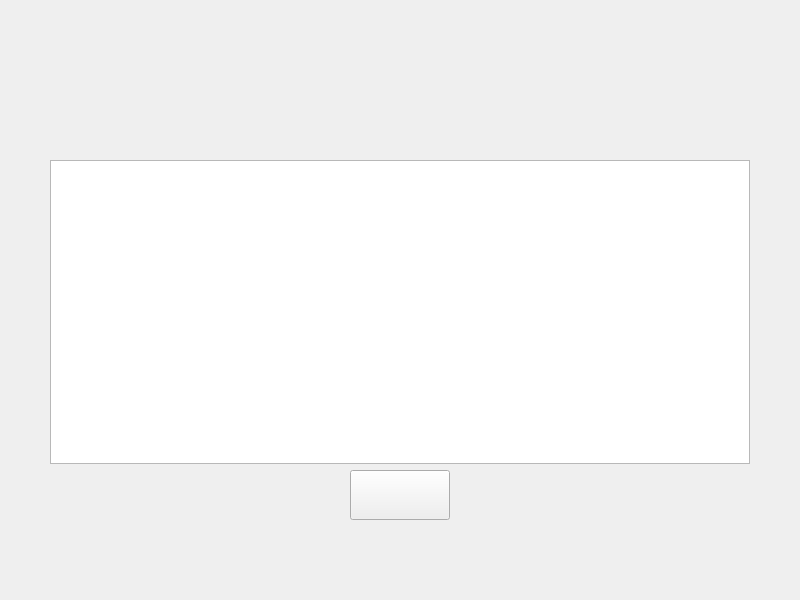
<?xml version="1.0" encoding="UTF-8"?>
<ui version="4.0">
 <class>notopenexception</class>
 <widget class="QWidget" name="notopenexception">
  <property name="geometry">
   <rect>
    <x>0</x>
    <y>0</y>
    <width>800</width>
    <height>600</height>
   </rect>
  </property>
  <property name="windowTitle">
   <string>Form</string>
  </property>
  <layout class="QVBoxLayout" name="verticalLayout">
   <property name="leftMargin">
    <number>50</number>
   </property>
   <property name="topMargin">
    <number>160</number>
   </property>
   <property name="rightMargin">
    <number>50</number>
   </property>
   <property name="bottomMargin">
    <number>80</number>
   </property>
   <item>
    <widget class="QTableView" name="tableView"/>
   </item>
   <item>
    <layout class="QHBoxLayout" name="horizontalLayout">
     <item>
      <spacer name="horizontalSpacer">
       <property name="orientation">
        <enum>Qt::Horizontal</enum>
       </property>
       <property name="sizeHint" stdset="0">
        <size>
         <width>40</width>
         <height>20</height>
        </size>
       </property>
      </spacer>
     </item>
     <item>
      <widget class="QPushButton" name="quitBtn">
       <property name="minimumSize">
        <size>
         <width>100</width>
         <height>50</height>
        </size>
       </property>
       <property name="text">
        <string/>
       </property>
      </widget>
     </item>
     <item>
      <spacer name="horizontalSpacer_2">
       <property name="orientation">
        <enum>Qt::Horizontal</enum>
       </property>
       <property name="sizeHint" stdset="0">
        <size>
         <width>40</width>
         <height>20</height>
        </size>
       </property>
      </spacer>
     </item>
    </layout>
   </item>
  </layout>
 </widget>
 <resources/>
 <connections/>
</ui>
